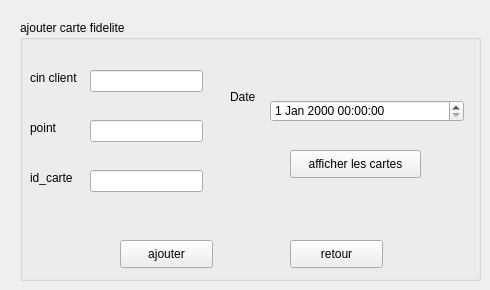
      <widget class="QWidget" name="tab_9">
       <attribute name="title">
        <string>ajouter carte</string>
       </attribute>
       <widget class="QGroupBox" name="groupBox_4">
        <property name="geometry">
         <rect>
          <x>20</x>
          <y>20</y>
          <width>461</width>
          <height>261</height>
         </rect>
        </property>
        <property name="styleSheet">
         <string notr="true"/>
        </property>
        <property name="title">
         <string>ajouter carte fidelite</string>
        </property>
        <widget class="QLineEdit" name="le_cin">
         <property name="geometry">
          <rect>
           <x>70</x>
           <y>50</y>
           <width>113</width>
           <height>22</height>
          </rect>
         </property>
        </widget>
        <widget class="QLabel" name="label_21">
         <property name="geometry">
          <rect>
           <x>10</x>
           <y>150</y>
           <width>55</width>
           <height>16</height>
          </rect>
         </property>
         <property name="styleSheet">
          <string notr="true"/>
         </property>
         <property name="text">
          <string>id_carte</string>
         </property>
        </widget>
        <widget class="QLineEdit" name="le_prenom">
         <property name="geometry">
          <rect>
           <x>70</x>
           <y>150</y>
           <width>113</width>
           <height>22</height>
          </rect>
         </property>
        </widget>
        <widget class="QPushButton" name="pushButton_12">
         <property name="geometry">
          <rect>
           <x>270</x>
           <y>220</y>
           <width>93</width>
           <height>28</height>
          </rect>
         </property>
         <property name="text">
          <string>retour</string>
         </property>
        </widget>
        <widget class="QLineEdit" name="le_nom_2">
         <property name="geometry">
          <rect>
           <x>70</x>
           <y>100</y>
           <width>113</width>
           <height>22</height>
          </rect>
         </property>
        </widget>
        <widget class="QLabel" name="label_22">
         <property name="geometry">
          <rect>
           <x>10</x>
           <y>100</y>
           <width>55</width>
           <height>16</height>
          </rect>
         </property>
         <property name="styleSheet">
          <string notr="true"/>
         </property>
         <property name="text">
          <string>point </string>
         </property>
        </widget>
        <widget class="QPushButton" name="pb_ajouter_2">
         <property name="geometry">
          <rect>
           <x>100</x>
           <y>220</y>
           <width>93</width>
           <height>28</height>
          </rect>
         </property>
         <property name="text">
          <string>ajouter</string>
         </property>
        </widget>
        <widget class="QLabel" name="label_23">
         <property name="geometry">
          <rect>
           <x>210</x>
           <y>70</y>
           <width>47</width>
           <height>13</height>
          </rect>
         </property>
         <property name="styleSheet">
          <string notr="true"/>
         </property>
         <property name="text">
          <string>Date</string>
         </property>
        </widget>
        <widget class="QLabel" name="label_29">
         <property name="geometry">
          <rect>
           <x>10</x>
           <y>50</y>
           <width>55</width>
           <height>16</height>
          </rect>
         </property>
         <property name="styleSheet">
          <string notr="true">);</string>
         </property>
         <property name="text">
          <string>cin client</string>
         </property>
        </widget>
        <widget class="QDateTimeEdit" name="dateTimeEdit">
         <property name="geometry">
          <rect>
           <x>250</x>
           <y>80</y>
           <width>194</width>
           <height>22</height>
          </rect>
         </property>
        </widget>
        <widget class="QPushButton" name="a">
         <property name="geometry">
          <rect>
           <x>270</x>
           <y>130</y>
           <width>131</width>
           <height>28</height>
          </rect>
         </property>
         <property name="text">
          <string>afficher les cartes</string>
         </property>
        </widget>
       </widget>
      </widget>
